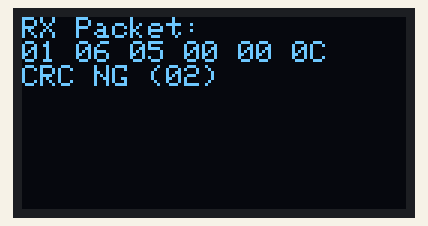
Recording of a sketch running on a simulated ESP32. Shown: 128×64 one-colour display.

Above: at 0.1 s.

The sketch:

esp32_oled_crc_uart.ino
```cpp
#include <Wire.h>
#include <Adafruit_GFX.h>
#include <Adafruit_SSD1306.h>
#include "SafeOLED.h"

// ===== OLED 初期定義 =====
#define SCREEN_WIDTH 128
#define SCREEN_HEIGHT 64
#define OLED_RESET -1
Adafruit_SSD1306 rawDisplay(SCREEN_WIDTH, SCREEN_HEIGHT, &Wire, OLED_RESET);
SafeOLED oled(&rawDisplay);

// ===== データ構造 =====
typedef struct {
  char line1[32];
  char line2[32];
  char status[16];
} OledMessage;

typedef struct {
  uint8_t data[6];
} TxPacket;

// ===== FreeRTOS キューとミューテックス =====
QueueHandle_t oledQueue;
QueueHandle_t txQueue;

// ===== UART 定義（例：GPIO0=TX, GPIO1=RX） =====
#define TX_UART Serial1

// ===== CRCチェック =====
uint8_t calcCRC(uint8_t *data, size_t len) {
  uint8_t crc = 0x00;
  for (size_t i = 0; i < len; ++i) {
    crc ^= data[i];
  }
  return crc;
}

// ===== OLED描画タスク =====
void oledTask(void *param) {
  OledMessage msg;
  while (1) {
    if (xQueueReceive(oledQueue, &msg, portMAX_DELAY) == pdTRUE) {
      oled.drawText(msg.line1, msg.line2, msg.status);
    }
  }
}

// ===== UART送信タスク（Pi向け） =====
void txTask(void *param) {
  TxPacket pkt;
  while (1) {
    if (xQueueReceive(txQueue, &pkt, portMAX_DELAY) == pdTRUE) {
      for (int i = 0; i < 6; i++) {
        TX_UART.write(pkt.data[i]);
      }
      TX_UART.flush();
    }
  }
}

// ===== OLED表示リクエスト関数 =====
void requestOledDraw(const char* line1, const char* line2, const char* status) {
  OledMessage msg;
  strncpy(msg.line1, line1, sizeof(msg.line1));
  strncpy(msg.line2, line2, sizeof(msg.line2));
  strncpy(msg.status, status, sizeof(msg.status));
  xQueueSend(oledQueue, &msg, 0);
}

// ===== UART送信リクエスト関数 =====
void sendPacketToPi(const uint8_t* data) {
  TxPacket pkt;
  memcpy(pkt.data, data, 6);
  xQueueSend(txQueue, &pkt, 0);
}

// ===== テスト用パケット受信シミュレーション =====
void simulateRxTask(void *param) {
  const uint8_t packet[6] = {0x01, 0x06, 0x05, 0x00, 0x00, 0x0C};  // CRC=0x0C
  char line1[32], line2[32], status[16];

  while (1) {
    sprintf(line1, "RX Packet:");
    sprintf(line2, "%02X %02X %02X %02X %02X %02X",
            packet[0], packet[1], packet[2], packet[3], packet[4], packet[5]);

    uint8_t crc = calcCRC((uint8_t *)packet, 5);
    if (crc == packet[5]) {
      sprintf(status, "CRC OK");
      sendPacketToPi(packet);
    } else {
      sprintf(status, "CRC NG (%02X)", crc);
    }

    requestOledDraw(line1, line2, status);
    vTaskDelay(pdMS_TO_TICKS(1500));
  }
}

void setup() {
  Serial.begin(115200);
  Wire.begin();

  oled.begin();  // OLED初期化＋クリア

  TX_UART.begin(9600, SERIAL_8N1, 1, 0);  // GPIO1=RX, GPIO0=TX（適宜変更）

  oledQueue = xQueueCreate(5, sizeof(OledMessage));
  txQueue = xQueueCreate(5, sizeof(TxPacket));

  xTaskCreatePinnedToCore(oledTask, "OledTask", 4096, NULL, 1, NULL, 1);
  xTaskCreatePinnedToCore(txTask,   "TxTask",   4096, NULL, 1, NULL, 1);
  xTaskCreatePinnedToCore(simulateRxTask, "RxTask", 4096, NULL, 1, NULL, 1);
}

void loop() {
  // 未使用（すべてFreeRTOSタスクで処理）
}
```

SafeOLED.h
```cpp
#ifndef SAFE_OLED_H
#define SAFE_OLED_H

#include <Adafruit_SSD1306.h>
#include <Wire.h>
#include <freertos/semphr.h>

class SafeOLED {
private:
  Adafruit_SSD1306* display;
  SemaphoreHandle_t mutex;

public:
  SafeOLED(Adafruit_SSD1306* disp) {
    display = disp;
    mutex = xSemaphoreCreateMutex();
  }

  void begin() {
    display->begin(SSD1306_SWITCHCAPVCC, 0x3C);
    display->clearDisplay();
    display->display();
  }

  void drawText(const char* line1, const char* line2, const char* status) {
    if (xSemaphoreTake(mutex, portMAX_DELAY) == pdTRUE) {
      display->clearDisplay();
      display->setCursor(0, 0);
      display->setTextSize(1);
      display->setTextColor(SSD1306_WHITE);
      display->println(line1);
      display->println(line2);
      display->println(status);
      display->display();
      xSemaphoreGive(mutex);
    }
  }
};

#endif
```
